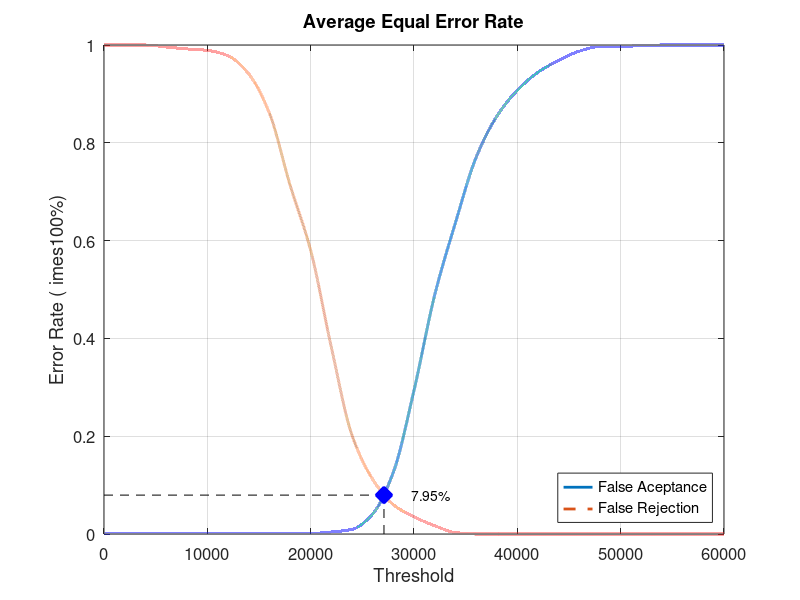
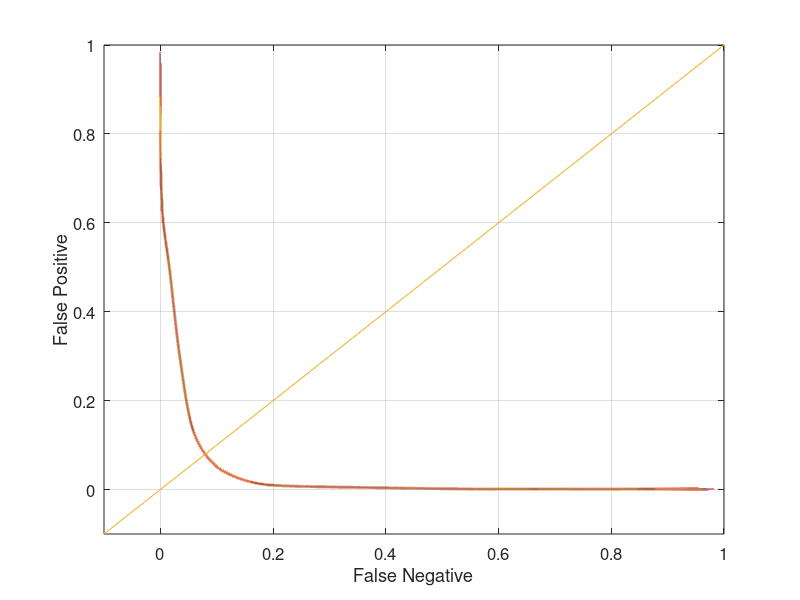

The MATLAB source for these figures, in order:
close all;
clear;
clc;
x = 0:2000:60000;
xq = 0:0.5:60000;

y0 = [0 0.00105263 0.00105263 0.00105263 0.00105263 0.00105263 0.00105263 0.00105263 0.00105263 0.00105263 0.00105263 0.00421053 0.00947368 0.0410526 0.126316 0.293684 0.488421 0.63579 0.769474 0.853684 0.907368 0.944211 0.968421 0.987368 0.996842 0.996842 0.998947 1 1 1 1]
yy0 = interp1(x, y0, xq, 'pchip');
y1 = [1 1 1 0.996 0.992 0.989 0.978 0.941 0.861 0.714 0.58 0.382 0.202 0.112 0.06 0.035 0.017 0.003 0 0 0 0 0 0 0 0 0 0 0 0 0]
yy1 = interp1(x, y1, xq, 'pchip');

% Calculating EER: 
y2 = abs(y0 - y1);
find(y2 == min(y2))
yy2 = abs(yy0 - yy1);
xEER = find(yy2 == min(yy2));
xEERIndex = xq(xEER) % X-axis EER
yEER = yy0(xEER) % Y-axis EER

main = figure
plot(xq, yy0,'-','LineWidth', 2);	hold on
plot(xq, yy1,'--','LineWidth', 2);	hold on
plot([xEERIndex xEERIndex], [0 yEER], 'k--');	hold on
plot([0 xEERIndex], [yEER yEER], 'k--');	hold on
plot(xEERIndex, yEER, 'bx', 'LineWidth', 10);	hold on
text(xEERIndex + 10 * xEERIndex / 100, yEER, [num2str(round((10000 * yEER)) / 100) '%'])
legend('False Aceptance', 'False Rejection', 'Location', 'SouthEast')
xlabel('Threshold')
ylabel('Error Rate (	imes100%)')
title('Average Equal Error Rate')
set(gca, 'FontSize', 12)
axis([0 60000 0 1])
grid on

print(main, 'Database3AverageMain', '-dpng');
FNRxFPR = figure('Color', [1 1 1]);
plot(yy1, yy0, '-', yy1, yy0, 'LineWidth', 2);
hold on
y = -0.1:0.1:1
plot(y, y); 
set(gca, 'FontSize', 12)
xlabel('False Negative')
ylabel('False Positive')
axis([-0.1 1 -0.1 1])
set(gca, 'FontSize', 12)
grid on

print(FNRxFPR, 'Database3AverageFNRxFPR','-dpng');
